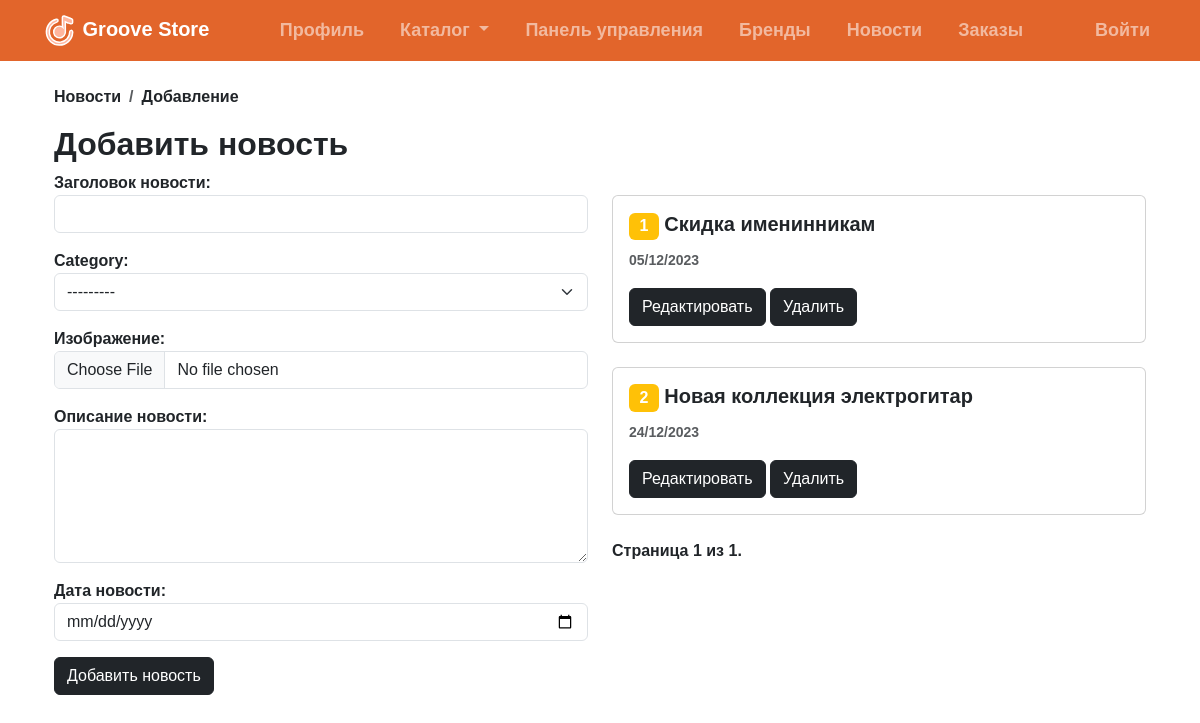
The app's page /news/add/ with its own data.
### app/models.py (models this page shows, shortened)
class News(models.Model):
    name = models.CharField("Заголовок новости", max_length=255)
    category = models.ForeignKey(NewsCategory, on_delete=models.CASCADE)
    photo = models.FileField("Изображение", upload_to="news/", blank=True, null=True)
    description = models.TextField("Описание новости")
    date = models.DateTimeField("Дата новости")
    class Meta:
        verbose_name_plural = "Новости"

### app/views.py (the view)
# urls.py: path('news/add/', add_news, name='add_news'),
def add_news(request):
    categories = Category.objects.all()
    news_list = News.objects.all()
    paginator = Paginator(news_list, 5)
    page = request.GET.get('page')
    try:
        news_list = paginator.page(page)
    except PageNotAnInteger:
        news_list = paginator.page(1)
    except EmptyPage:
        news_list = paginator.page(paginator.num_pages)
    if request.method == 'POST':
        form = NewsForm(request.POST, request.FILES)
        if form.is_valid():
            form.save()
            return redirect('add_news')
    else:
        form = NewsForm()
    return render(request, 'add_news.html', {'form': form, 'news_list': news_list, 'categories': categories})

### app/forms.py
class NewsForm(forms.ModelForm):
    class Meta:
        model = News
        fields = '__all__'
        widgets = {
            'name': forms.TextInput(attrs={'class': 'form-control'}),
            'category': forms.Select(attrs={'class': 'form-select'}),
            'photo': forms.ClearableFileInput(attrs={'class': 'form-control'}),
            'description': forms.Textarea(attrs={'class': 'form-control', 'rows': 5}),
            'date': forms.DateInput(attrs={'class': 'form-control', 'type': 'date'}),
        }

### app/models.py (called while the page is built)
    def __str__(self):
        return self.type

### templates/add_news.html (shortened to what this page needs)
{% extends 'base.html' %}
{% load static %}
{% block nav_block %}
<li class="nav-item">
    <a class="nav-link" href="{% url 'manager' %}">Профиль</a>
</li>
<li class="nav-item dropdown">
  <a class="nav-link dropdown-toggle" href="#" role="button" data-bs-toggle="dropdown" aria-expanded="false">
    Каталог
  </a>
</li>
  <li class="nav-item">
      <a class="nav-link" href="{% url 'add_product' %}">Панель управления</a>
  </li>
  <li class="nav-item">
      <a class="nav-link" href="{% url 'brand_list' %}">Бренды</a>
  </li>
  <li class="nav-item">
      <a class="nav-link" href="#">Новости</a>
  </li>
  <li class="nav-item">
    <a class="nav-link" href="{% url 'all_orders' %}">Заказы</a>
  </li>
<li class="nav-item">
    <a class="nav-link" href="#"></a>
</li>
{% if user.is_authenticated %}
  {% if user.is_active and user.is_staff %}
    <li class="nav-item">
      <a class="nav-link" href="{% url 'manager' %}">{{ user.username }}</a>
    </li>
  {% elif user.is_active %}
    <li class="nav-item">
      <a class="nav-link" href="{% url 'client' %}">{{ user.username }}</a>
    </li>
  {% endif %}
  <li class="nav-item">
    <a class="nav-link" href="{% url 'logout' %}">Выйти</a>
  </li>
{% else %}
  <li class="nav-item">
    <a class="nav-link" href="{% url 'login' %}">Войти</a>
  </li>
{% endif %}
{% endblock %}
{% block content %}
<div class="container mt-4">
    <nav aria-label="breadcrumb">
        <ol class="breadcrumb">
          <li class="breadcrumb-item">Новости</li>
          <li class="breadcrumb-item">Добавление</li>
        </ol>
      </nav>
    <h2>Добавить новость</h2>
  <div class="row">
    <div class="col-md-6">
        <form method="post" action="{% url 'add_news' %}" enctype="multipart/form-data">
            {{ form.as_p }}
            <button type="submit" class="btn btn-dark">Добавить новость</button>
        </form>
    </div>
    <div class="col-md-6">
        <br>
        {% for news in news_list %}
    <div class="card">
        <div class="card-body">
            <h5 class="card-title"><span class="badge bg-warning" style="font-size: 12pt;">{{ forloop.counter }}</span> {{ news.name }}</h5>
            <p class="card-text"><small class="text-muted">{{ news.date|date:"d/m/Y" }}</small></p>
            <a href="{% url 'edit_news' news.id %}" class="btn btn-dark">Редактировать</a>
            <a href="{% url 'delete_news' news.id %}" class="btn btn-dark">Удалить</a>
        </div>
    </div>
    <br>
{% endfor %}
<div class="pagination">
    <span class="step-links">
        <span class="current">
            Страница {{ news_list.number }} из {{ news_list.paginator.num_pages }}.
        </span>
    </span>
</div>
    </div>
    </div>
  </div>
</div>
<br>
<br>
{% endblock %}

### static/css/style.css (style rules this page uses)
body, h1, h2, h3, h4, h5, h6, p, a, span, div, li, ul, ol, input, button, textarea { font-family: 'Mont', sans-serif; font-weight: 600; font-style: normal; }

### records on screen
News: name "Скидка именинникам", date "05/12/2023"
News: name "Новая коллекция электрогитар", date "24/12/2023"

### other values on screen
{{ news_list.number }} "1"
{{ news_list.paginator.num_pages }} "1"
